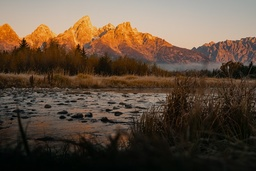
#> input picture 01.jpg, 256 x 171 px, shrunk from 657 x 438 before the run
$ python Conv2D.py
#> lines starting #> are read from the running program, lines starting #| are printed output that depends on the picture

import numpy as np
from matplotlib import pyplot as plt
from skimage.io import imread
from tqdm import tqdm


def printDetails(image, description):
    print(description)
    print("-" * 20)
    print(image.shape)
    print(image.dtype)
    print()


kernel_width, kernwl_height = 3, 3
kernel = [[-1, 0, +1],
          [-1, 0, +1],
          [-1, 0, +1]]
kernel_positions = [(-1, -1), (-1, 0), (-1, 1), (0, -1), (0, 0), (0, 1), (1, -1), (1, 0), (1, 1)]

image = imread("01.jpg")
#> image is the input picture: shape (171, 256, 3); mean R, G, B 94.7, 76.9, 61
image_height, image_width, image_channel = image.shape
#> image_height = 171; image_width = 256; image_channel = 3
image_out = np.zeros_like(image, "uint8")

printDetails(image, "Original image")
#| (171, 256, 3)
#| uint8
printDetails(image, "Filtered image")
#| (171, 256, 3)
#| uint8

for row in tqdm(range(image_height)):
    for col in range(image_width):
        for channel in range(image_channel):
            sum_value = 0
            sum_kernel = 0
            for position in kernel_positions:
                r = row + position[0]
                c = col + position[1]
                kernel_value = kernel[position[0] + 1][position[1] + 1]
                if r < 0 or r >= image_height or c < 0 or c >= image_width:
                    pixel_value = 0
                else:
                    pixel_value = image[r, c, channel] * kernel_value
                sum_value += pixel_value
                sum_kernel += kernel_value
            if(sum_kernel == 0):
                final_pixel_value = np.clip(sum_value, 0, 255)
            else:
                final_pixel_value = np.clip(sum_value // sum_kernel, 0, 255)
            image_out[row, col, channel] = final_pixel_value
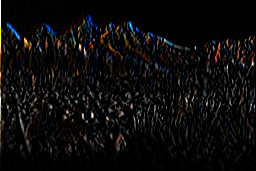
#> image_out: shape (171, 256, 3); mean R, G, B 12.1, 11.1, 11

fig, ax = plt.subplots(2)
ax[0].imshow(image)
ax[1].imshow(image_out)
plt.show()
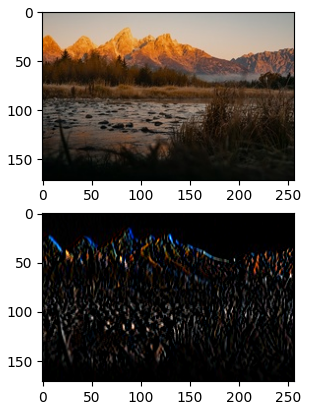
#> figure drawn by matplotlib, 2 panels

$ run again, with 02.jpg copied over 01.jpg
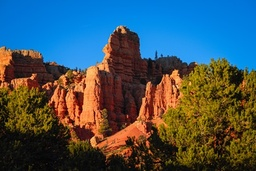
#> input picture 02.jpg, 256 x 171 px, shrunk from 449 x 300 before the run
#> image is the input picture: shape (171, 256, 3); mean R, G, B 67.3, 85.9, 94.1
#| (171, 256, 3)
#| uint8
#| (171, 256, 3)
#| uint8
#> after the loop `for row in tqdm(range(image_height)):`:
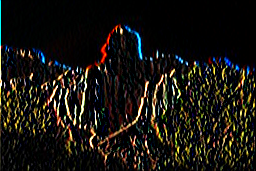
#> image_out: shape (171, 256, 3); mean R, G, B 24.6, 21.8, 16.9
#> `plt.show()`:
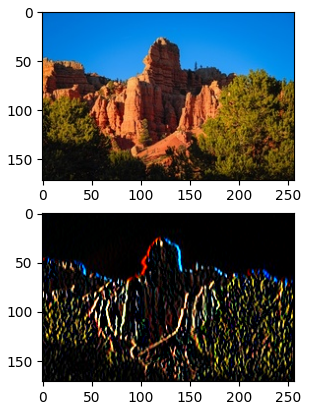
#> figure drawn by matplotlib, 2 panels
